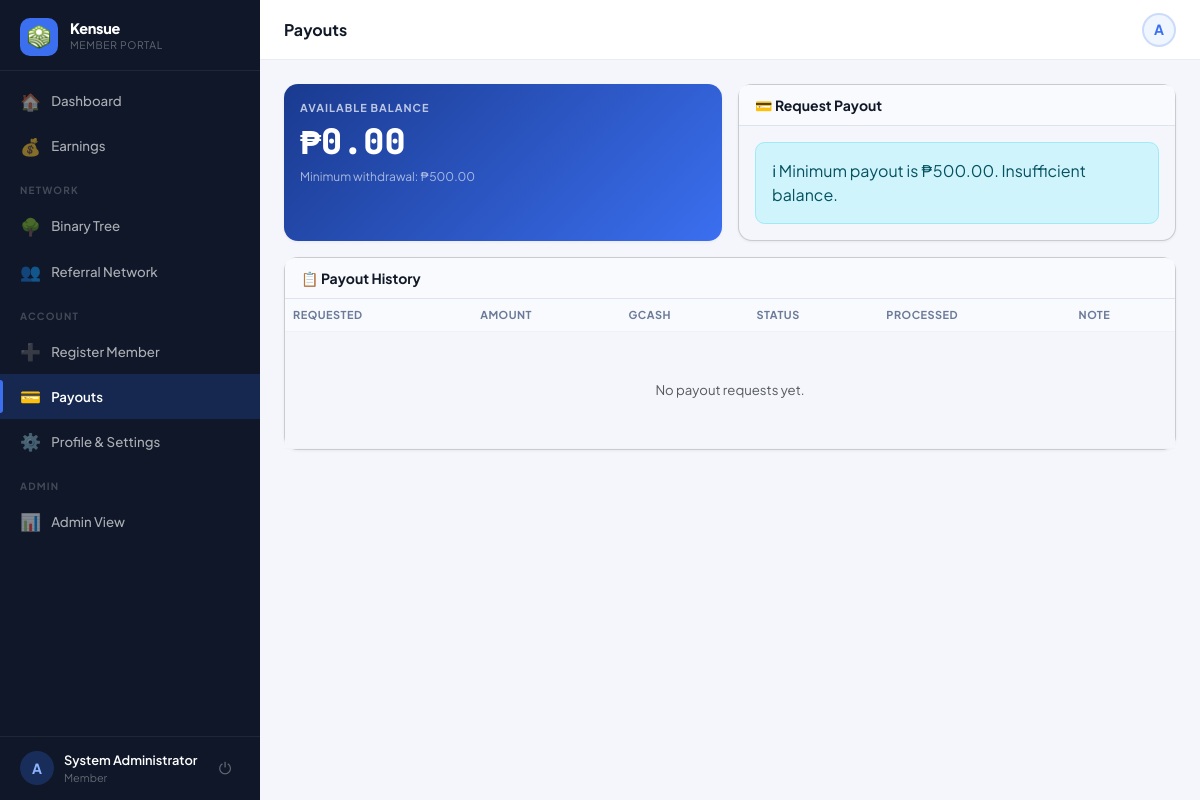
Page /?page=payout (signed in) on the committed database.
### tables this page shows
CREATE TABLE settings (
  key_name   VARCHAR(80) NOT NULL PRIMARY KEY,
  value      TEXT        NOT NULL,
  updated_at TIMESTAMP DEFAULT CURRENT_TIMESTAMP ON UPDATE CURRENT_TIMESTAMP
);

CREATE TABLE users (
  id                INT UNSIGNED AUTO_INCREMENT PRIMARY KEY,
  username          VARCHAR(40)  NOT NULL UNIQUE,
  password_hash     VARCHAR(255) NOT NULL,
  role              ENUM('member','admin') NOT NULL DEFAULT 'member',
  package_id        INT UNSIGNED NULL,
  reg_code_id       INT UNSIGNED NULL,

   
  sponsor_id        INT UNSIGNED NULL,
  binary_parent_id  INT UNSIGNED NULL,
  binary_position   ENUM('left','right') NULL,

   
  left_count        INT UNSIGNED NOT NULL DEFAULT 0,
  right_count       INT UNSIGNED NOT NULL DEFAULT 0,
  pairs_paid        INT UNSIGNED NOT NULL DEFAULT 0,
  pairs_flushed     INT UNSIGNED NOT NULL DEFAULT 0,
  pairs_paid_today  INT UNSIGNED NOT NULL DEFAULT 0,   

   
  full_name         VARCHAR(120) NULL,
  email             VARCHAR(120) NULL,
  mobile            VARCHAR(20)  NULL,
  gcash_number      VARCHAR(20)  NULL,
  address           TEXT         NULL,
  photo             VARCHAR(200) NULL,

  ewallet_balance   DECIMAL(14,2) NOT NULL DEFAULT 0.00,
  status            ENUM('active','suspended','pending') NOT NULL DEFAULT 'active',
  joined_at         TIMESTAMP DEFAULT CURRENT_TIMESTAMP,
  last_login        TIMESTAMP NULL,

  FOREIGN KEY (sponsor_id)       REFERENCES users(id) ON DELETE SET NULL,
  FOREIGN KEY (binary_parent_id) REFERENCES users(id) ON DELETE SET NULL,
  FOREIGN KEY (package_id)       REFERENCES packages(id) ON DELETE SET NULL
);

### controllers/MemberController.php (called while the page is built, shortened)
<?php
class MemberController
{
    public function payout(): void
    {
        Auth::guard('member');
        $userId  = Auth::id();
        $user    = Auth::user();
        $history = Payout::forUser($userId);
        require 'views/member/payout.php';
    }
}

### index.php (called while the page is built, shortened)
<?php
require_once 'config/db.php';
require_once 'core/helpers.php';
require_once 'core/Auth.php';
if (setting('maintenance_mode') === '1' && !Auth::isAdmin()) {
    $name = setting('site_name', APP_NAME);
    http_response_code(503);
    die("<!doctype html><html><head><meta charset='UTF-8'><title>Maintenance — {$name}</title>
    <style>body{font-family:system-ui;display:flex;align-items:center;justify-content:center;min-height:100vh;margin:0;background:#f4f6fb;}
    .box{text-align:center;padding:40px;max-width:400px;}h1{font-size:24px;}p{color:#6b7a99;}</style>
    </head><body><div class='box'><div style='font-size:50px;margin-bottom:16px;'>🔧</div>
    <h1>{$name}</h1><p>We're performing scheduled maintenance. We'll be back shortly.</p></div></body></html>");
}
$page = $_GET['page'] ?? 'login';
$route = $routes[$page] ?? null;
[$ctrlClass, $method, $role] = $route;
(new $ctrlClass())->$method();

### config/db.php (called while the page is built, shortened)
<?php
function db(): PDO
{
    static $pdo = null;
    if ($pdo === null) {
        $dsn = sprintf(
            'mysql:host=%s;port=%s;dbname=%s;charset=utf8mb4',
            DB_HOST,
            DB_PORT,
            DB_NAME
        );
        try {
            $pdo = new PDO($dsn, DB_USER, DB_PASS, [
                PDO::ATTR_ERRMODE            => PDO::ERRMODE_EXCEPTION,
                PDO::ATTR_DEFAULT_FETCH_MODE => PDO::FETCH_ASSOC,
                PDO::ATTR_EMULATE_PREPARES   => false,
                PDO::MYSQL_ATTR_FOUND_ROWS   => true,
            ]);
        } catch (PDOException $e) {
            if (APP_ENV === 'development') {
                die('<pre>Database connection failed: ' . $e->getMessage() . '</pre>');
            }
            die('Service temporarily unavailable. Please try again later.');
        }
    }
    return $pdo;
}

### core/helpers.php (called while the page is built, shortened)
<?php
function e(mixed $val): string
{
    return htmlspecialchars((string) $val, ENT_QUOTES | ENT_SUBSTITUTE, 'UTF-8');
}
function fmt_money(float $n, bool $showSign = false): string
{
    $formatted = '₱' . number_format(abs($n), 2);
    return $formatted;
}
function setting(string $key, string $default = ''): string
{
    static $cache = [];
    if (!array_key_exists($key, $cache)) {
        $st = db()->prepare('SELECT value FROM settings WHERE key_name = ?');
        $st->execute([$key]);
        $cache[$key] = $st->fetchColumn() ?: $default;
    }
    return $cache[$key];
}

### core/Auth.php (called while the page is built, shortened)
<?php
class Auth
{
    public static function check(): bool
    {
        return isset($_SESSION['user_id']) && (int)$_SESSION['user_id'] > 0;
    }
    public static function isAdmin(): bool
    {
        return self::check() && $_SESSION['user_role'] === 'admin';
    }
    public static function id(): int
    {
        return (int)($_SESSION['user_id'] ?? 0);
    }
    public static function user(): array
    {
        static $user = null;
        if ($user === null) {
            $st = db()->prepare(
                'SELECT u.*, p.name AS package_name, p.pairing_bonus, p.daily_pair_cap,
                        p.direct_ref_bonus,
                        sp.username AS sponsor_username,
                        bp.username AS binary_parent_username
                 FROM   users u
                 LEFT JOIN packages p  ON p.id  = u.package_id
                 LEFT JOIN users sp    ON sp.id = u.sponsor_id
                 LEFT JOIN users bp    ON bp.id = u.binary_parent_id
                 WHERE  u.id = ?'
            );
            $st->execute([self::id()]);
            $user = $st->fetch() ?: [];
        }
        return $user;
    }
    public static function guard(string $role = 'member'): void
    {
        $u = self::user();
    }
}

### views/partials/sidebar_member.php (the view, shortened to what this page needs)
<?php
$cp      = current_page();
$user    = Auth::user();
$initial = strtoupper(substr($user['username'] ?? 'U', 0, 1));
$name    = $user['full_name'] ?: ('@' . $user['username']);
$view    = $_GET['view'] ?? '';
$nav = [
  ['page' => 'dashboard', 'icon' => '🏠', 'label' => 'Dashboard',        'pages' => ['dashboard']],
  ['page' => 'earnings',  'icon' => '💰', 'label' => 'Earnings',         'pages' => ['earnings']],
  'SEPARATOR:Network',
  ['page' => 'genealogy&view=binary',  'icon' => '🌳', 'label' => 'Binary Tree',      'pages' => ['genealogy'], 'view' => 'binary'],
  ['page' => 'genealogy&view=referral','icon' => '👥', 'label' => 'Referral Network', 'pages' => ['genealogy'], 'view' => 'referral'],
  'SEPARATOR:Account',
  ['page' => 'register&sponsor='.$user['username'], 'icon' => '➕', 'label' => 'Register Member', 'pages' => ['register']],
  ['page' => 'payout',  'icon' => '💳', 'label' => 'Payouts',   'pages' => ['payout']],
  ['page' => 'profile', 'icon' => '⚙️', 'label' => 'Profile & Settings', 'pages' => ['profile']],
];
if (Auth::isAdmin()) {
  $nav[] = 'SEPARATOR:Admin';
  $nav[] = ['page' => 'admin', 'icon' => '📊', 'label' => 'Admin View', 'pages' => []];
}
function memberNavActive($item, $cp, $view) {
  if (!in_array($cp, $item['pages'])) return false;
  return true;
}
function renderSidebarNav($nav, $cp, $user, $view, $initial, $name) { ?>
  <div class="sidebar-brand">
    <div class="brand-icon">
      <img src="<?= APP_URL ?>/assets/img/logo.png" alt="Logo">
    </div>
    <div>
      <div class="brand-name"><?= e(setting('site_name', APP_NAME)) ?></div>
      <div class="brand-sub">Member Portal</div>
    </div>
  </div>
  <nav class="sidebar-nav">
    <?php foreach ($nav as $item):
      if (is_string($item)) {
        echo '<div class="nav-section-label">' . e(substr($item, 10)) . '</div>';
        continue;
      }
      $active = memberNavActive($item, $cp, $view);
      $href   = APP_URL . '/?page=' . $item['page'];
    ?>
    <a href="<?= $href ?>" class="nav-item-link <?= $active ? 'active' : '' ?>">
      <span class="nav-icon"><?= $item['icon'] ?></span>
      <?= e($item['label']) ?>
    </a>
    <?php endforeach; ?>
  </nav>
  <div class="sidebar-footer">
    <div class="sidebar-user">
      <div class="user-avatar">
        <?php if (!empty($user['photo'])): ?>
          <img src="<?= APP_URL ?>/uploads/<?= e($user['photo']) ?>" alt="">
        <?php else: ?>
          <?= $initial ?>
        <?php endif; ?>
      </div>
      <div class="user-info">
        <div class="user-name"><?= e($name) ?></div>
        <div class="user-role"><?= e($user['package_name'] ?? 'Member') ?></div>
      </div>
      <a href="<?= APP_URL ?>/?page=logout" class="sidebar-logout" title="Log out">⏻</a>
    </div>
  </div>
<?php } ?>
<div class="sidebar d-none d-lg-flex flex-column">
  <?php renderSidebarNav($nav, $cp, $user, $view, $initial, $name); ?>
</div>

### views/member/payout.php (shortened to what this page needs)
<?php
$pageTitle        = 'Payouts';
$minPayout        = (float)setting('min_payout','500');
$availableBalance = (float)$user['ewallet_balance'];
$hasPending       = false;
?>
<?php require 'views/partials/head.php'; ?>
<?php require 'views/partials/sidebar_member.php'; ?>
<div class="main-content">
  <?php require 'views/partials/topbar.php'; ?>
  <div class="page-content">
    <div class="row g-3 mb-3">
      <div class="col-12 col-md-6">
        <div class="card h-100" style="background:linear-gradient(135deg,#1a3a8f,#3b6ff0);border:none;">
          <div class="card-body text-white">
            <div style="font-size:.68rem;font-weight:700;letter-spacing:1px;text-transform:uppercase;opacity:.7;margin-bottom:.5rem;">Available Balance</div>
            <div style="font-size:2.2rem;font-weight:800;font-family:var(--font-mono);line-height:1;"><?= fmt_money($availableBalance) ?></div>
            <div style="font-size:.75rem;opacity:.6;margin-top:.5rem;">Minimum withdrawal: <?= fmt_money($minPayout) ?></div>
          </div>
        </div>
      </div>
      <div class="col-12 col-md-6">
        <div class="card h-100">
          <div class="card-header"><span class="card-title">💳 Request Payout</span></div>
          <div class="card-body">
            <?php if ($hasPending): ?>
              <div class="alert alert-warning mb-0">⏳ You already have a pending payout request.</div>
            <?php elseif ($availableBalance < $minPayout): ?>
              <div class="alert alert-info mb-0">ℹ Minimum payout is <?= fmt_money($minPayout) ?>. Insufficient balance.</div>
            <?php endif; ?>
          </div>
        </div>
      </div>
    </div>
    <div class="card">
      <div class="card-header"><span class="card-title">📋 Payout History</span></div>
      <div class="table-responsive">
        <table class="table table-hover mb-0">
          <thead><tr><th>Requested</th><th>Amount</th><th>GCash</th><th>Status</th><th>Processed</th><th>Note</th></tr></thead>
          <tbody>
          <?php if (empty($history['data'])): ?>
            <tr><td colspan="6" class="text-center py-5 text-muted">No payout requests yet.</td></tr>
          <?php else: foreach ($history['data'] as $row): ?>
          <tr>
            <td class="td-muted" style="font-size:.75rem;"><?= fmt_datetime($row['requested_at']) ?></td>
            <td class="font-mono fw-bold"><?= fmt_money($row['amount']) ?></td>
            <td class="td-muted font-mono"><?= e($row['gcash_number']) ?></td>
            <td><?php
              $b = match($row['status']){'pending'=>'bg-warning-subtle text-warning','approved'=>'bg-info-subtle text-info','completed'=>'bg-success-subtle text-success','rejected'=>'bg-danger-subtle text-danger',default=>'bg-secondary-subtle text-secondary'};
            ?><span class="badge <?= $b ?>"><?= ucfirst($row['status']) ?></span></td>
            <td class="td-muted" style="font-size:.75rem;"><?= $row['processed_at'] ? fmt_datetime($row['processed_at']) : '—' ?></td>
            <td class="td-muted" style="font-size:.75rem;"><?= $row['admin_note'] ? e($row['admin_note']) : '—' ?></td>
          </tr>
          <?php endforeach; endif; ?>
          </tbody>
        </table>
      </div>
    </div>
  </div>
</div>
<?php require 'views/partials/footer.php'; ?>

### views/partials/topbar.php (shortened to what this page needs)
<?php
if (isset($_GET['page']) && $_GET['page'] === 'admin_user_view' && !empty($_GET['id']) && Auth::isAdmin()) {
  $user = getUserById((int)$_GET['id']);
  if (!$user) {
    flash('error', 'User not found.');
    redirect('/?page=admin_users');
  }
} else {
  $user = Auth::user();
}
$initials      = strtoupper(substr($user['username'] ?? 'U', 0, 1));
?>
<div class="topbar-wrapper no-print">
  <div class="topbar-title"><?= e($pageTitle ?? 'Dashboard') ?></div>
  <div class="d-flex align-items-center gap-2">
    <a href="<?= APP_URL ?>/?page=<?= Auth::isAdmin() ? 'admin' : 'profile' ?>"
      class="topbar-avatar" title="<?= e($user['username'] ?? '') ?>">
      <?php if (!empty($user['photo'])): ?>
        <img src="<?= APP_URL ?>/uploads/<?= e($user['photo']) ?>" alt="">
      <?php else: ?>
        <?= $initials ?>
      <?php endif; ?>
    </a>
  </div>
</div>

### assets/css/main.css (style rules this page uses)
:root { --bs-body-font-family: 'Plus Jakarta Sans', system-ui, sans-serif; --bs-primary: #3b6ff0; --bs-primary-rgb: 59,111,240; --bs-success: #12a05c; --bs-success-rgb: 18,160,92; --bs-danger: #e03434; --bs-danger-rgb: 224,52,52; --bs-warning: #d97706; --bs-warning-rgb: 217,119,6; --bs-info: #0891b2; --bs-border-radius: .6rem; --bs-border-radius-lg: .875rem; --bs-border-color: #dde3ef; --bs-body-bg: #f4f6fb; --bs-body-color: #111827; --bs-card-border-color: #dde3ef; --sidebar-bg: #0f1728; --sidebar-w: 260px; --topbar-h: 60px; --font-mono: 'JetBrains Mono', monospace; --primary: #3b6ff0; --primary-light: #eff6ff; --success: #12a05c; --danger: #e03434; --warning: #d97706; --purple: #7c3aed; --orange: #ea580c; --muted: #6b7a99; }
body { font-family: var(--bs-body-font-family); background: var(--bs-body-bg); -webkit-font-smoothing: antialiased; }
.card { border: 1px solid var(--bs-card-border-color); border-radius: var(--bs-border-radius-lg); box-shadow: 0 1px 3px rgba(0,0,0,.06); }
.card-header { background: #f8fafd; border-bottom: 1px solid var(--bs-border-color); font-weight: 700; }
.card-header .card-title { margin: 0; font-size: .875rem; font-weight: 700; }
.table { font-size: .825rem; }
.table thead th { font-size: .68rem; font-weight: 700; letter-spacing: .5px; text-transform: uppercase; color: var(--muted); background: #f8fafd; border-color: #eef1f8; white-space: nowrap; }
.table td { vertical-align: middle; border-color: #f0f3f8; }

### rows in the picture
settings: value "Kensue"
users: username "A", full_name "System Administrator", ewallet_balance "₱0.00"

### other values in the picture
$item['icon'] "🏠"
$item['label'] "Dashboard"
$item['icon'] "💰"
$item['label'] "Earnings"
substr($item, 10) "NETWORK"
$item['icon'] "🌳"
$item['label'] "Binary Tree"
$item['icon'] "👥"
$item['label'] "Referral Network"
substr($item, 10) "ACCOUNT"
$item['icon'] "➕"
$item['label'] "Register Member"
$item['icon'] "💳"
$item['label'] "Payouts"
$item['icon'] "⚙️"
